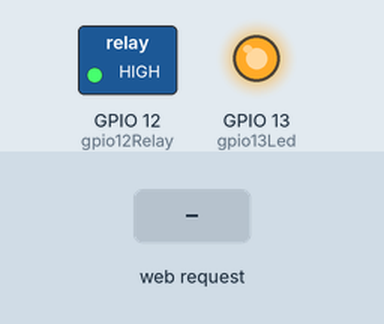
This sketch was run on a simulated ESP8266 (NodeMCU). Shown: switched loads named in the sketch (green lamp = pin HIGH), output pins drawn as LEDs (lit = HIGH). Inputs (shaded band) come from the test bench. WiFi joins after 1.5 s; servers stay silent unless stated; what the sketch prints to the serial monitor is not drawn.

Above: at 2.7 s.
2.8 s: HTTP request GET /LED=ON received
At 3.7 s:
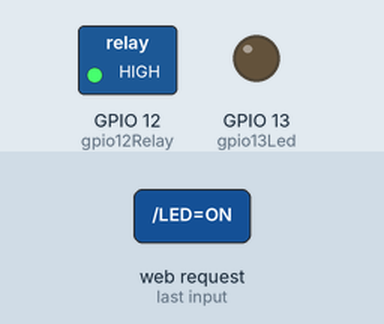
4.3 s: HTTP request GET /LED=OFF received
At 4.8 s:
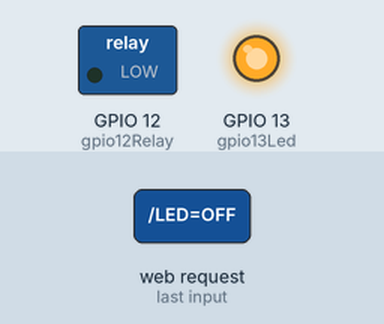
Timing chart, 0 to 7.3 s (numbered marks = the images above; inputs shaded):
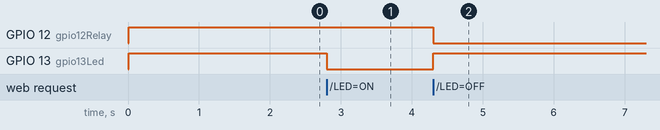

Measured:
- after the input at 2.8 s, GPIO 13 (gpio13Led): HIGH → LOW at once
- after the input at 4.3 s, GPIO 12 (gpio12Relay): HIGH → LOW at once; GPIO 13 (gpio13Led): LOW → HIGH at once

The sketch:

esp8266_webserver.ino
```cpp
#include <ESP8266WiFi.h>


const char* ssid = "xxxxxxxxx";
const char* password = "xxxxxxxxx";

int colour;

int gpio13Led = 13;
int gpio12Relay = 12;


WiFiServer server(80);

void setup() {
Serial.begin(115200);
delay(10);

  pinMode(gpio13Led, OUTPUT);
  digitalWrite(gpio13Led, HIGH);

  pinMode(gpio12Relay, OUTPUT);
  digitalWrite(gpio12Relay, HIGH);


// Connect to WiFi network
Serial.println();
Serial.println();
Serial.print("Connecting to ");
Serial.println(ssid);

WiFi.begin(ssid, password);

while (WiFi.status() != WL_CONNECTED) {
delay(500);
Serial.print(".");
}
Serial.println("");
Serial.println("WiFi connected");

// Start the server
server.begin();
Serial.println("Server started");

// Print the IP address
Serial.print("Use this URL to connect: ");
Serial.print("http://");
Serial.print(WiFi.localIP());
Serial.println("/");

}

void loop() {
// Check if a client has connected
WiFiClient client = server.available();
if (!client) {
return;
}

// Wait until the client sends some data
Serial.println("new client");
while(!client.available()){
delay(1);
}

// Read the first line of the request

//String request = client.readStringUntil(‘\r’);

//Serial.println(request);


String req = client.readStringUntil('\r');
Serial.println(req);
client.flush();

// Match the request

int value = LOW;
if (req.indexOf("/LED=ON") != -1) {
 digitalWrite(gpio13Led, LOW);
 digitalWrite(gpio12Relay, HIGH);
 Serial.println("on");
    delay(1000);

value = HIGH;


}
if (req.indexOf("/LED=OFF") != -1) {
    digitalWrite(gpio13Led, HIGH);
    digitalWrite(gpio12Relay, LOW);
    Serial.println("off");
    delay(1000);
value = LOW;
}

// Set ledPin according to the request
//digitalWrite(ledPin, value);

// Return the response
client.println("HTTP/1.1 200 OK");
client.println("Content-Type: text/html");
client.println(""); // do not forget this one
client.println("<!DOCTYPE HTML>");
client.println("<html>");

client.print("Led and light pin are now: ");

if(value == HIGH) {
client.print("On");
} else {
client.print("Off");
}


client.println("<br><br>");

client.println("<br><br>");
client.println("Click <a href=\"/LED=ON\">here</a> turn the LightON<br>");
client.println("Click <a href=\"/LED=OFF\">here</a> turn the Light OFF<br>");

client.println("</html>");

delay(1);
Serial.println("Client disonnected");
Serial.println("");

}
```
